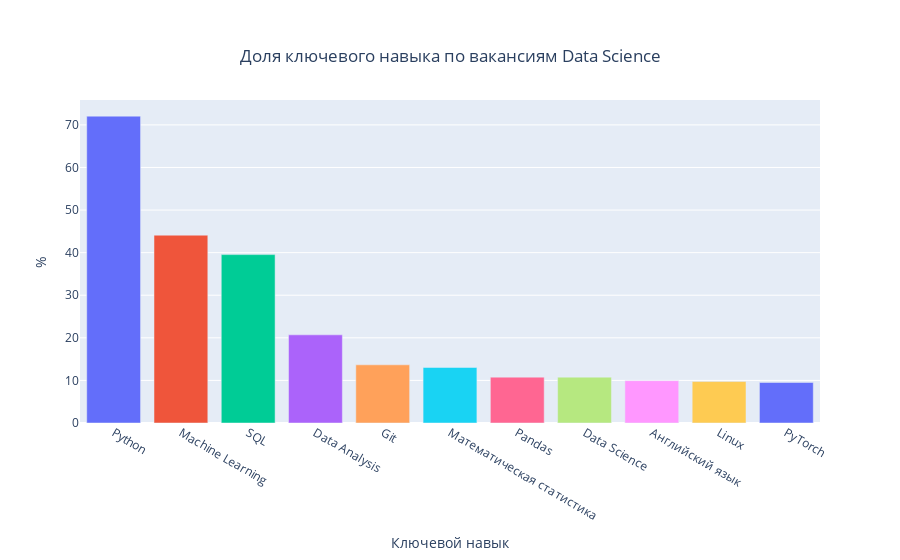

The code cell stored with this chart in its notebook:
### Code cell
# построим график для наглядности
import plotly.express as px

fig = px.bar(
    data_frame=df_keys,
    x = 'Ключевой навык',
    y = '%',
    color = 'Ключевой навык',
    title='Доля ключевого навыка по вакансиям Data Science'
)
fig.update_layout(
    title={
        'x':0.5,
        'xanchor': 'center',
        'yanchor': 'top'
    },
    showlegend = False
)
fig.write_html("plotly/graph_keys.html")
fig.show();

### Figure 1 — Plotly figure (JSON) as saved in the notebook; plotly's stock layout.template omitted (floating-point values rounded to 4 significant figures)
{"data": [{"alignmentgroup": "True", "hovertemplate": "Ключевой навык=%{x}<br>%=%{y}<extra></extra>", "legendgroup": "Python", "marker": {"color": "#636efa", "pattern": {"shape": ""}}, "name": "Python", "offsetgroup": "Python", "orientation": "v", "showlegend": true, "textposition": "auto", "type": "bar", "x": ["Python"], "xaxis": "x", "y": [72.05], "yaxis": "y"}, {"alignmentgroup": "True", "hovertemplate": "Ключевой навык=%{x}<br>%=%{y}<extra></extra>", "legendgroup": "Machine Learning", "marker": {"color": "#EF553B", "pattern": {"shape": ""}}, "name": "Machine Learning", "offsetgroup": "Machine Learning", "orientation": "v", "showlegend": true, "textposition": "auto", "type": "bar", "x": ["Machine Learning"], "xaxis": "x", "y": [44.1], "yaxis": "y"}, {"alignmentgroup": "True", "hovertemplate": "Ключевой навык=%{x}<br>%=%{y}<extra></extra>", "legendgroup": "SQL", "marker": {"color": "#00cc96", "pattern": {"shape": ""}}, "name": "SQL", "offsetgroup": "SQL", "orientation": "v", "showlegend": true, "textposition": "auto", "type": "bar", "x": ["SQL"], "xaxis": "x", "y": [39.54], "yaxis": "y"}, {"alignmentgroup": "True", "hovertemplate": "Ключевой навык=%{x}<br>%=%{y}<extra></extra>", "legendgroup": "Data Analysis", "marker": {"color": "#ab63fa", "pattern": {"shape": ""}}, "name": "Data Analysis", "offsetgroup": "Data Analysis", "orientation": "v", "showlegend": true, "textposition": "auto", "type": "bar", "x": ["Data Analysis"], "xaxis": "x", "y": [20.7], "yaxis": "y"}, {"alignmentgroup": "True", "hovertemplate": "Ключевой навык=%{x}<br>%=%{y}<extra></extra>", "legendgroup": "Git", "marker": {"color": "#FFA15A", "pattern": {"shape": ""}}, "name": "Git", "offsetgroup": "Git", "orientation": "v", "showlegend": true, "textposition": "auto", "type": "bar", "x": ["Git"], "xaxis": "x", "y": [13.66], "yaxis": "y"}, {"alignmentgroup": "True", "hovertemplate": "Ключевой навык=%{x}<br>%=%{y}<extra></extra>", "legendgroup": "Математическая статистика", "marker": {"color": "#19d3f3", "pattern": {"shape": ""}}, "name": "Математическая статистика", "offsetgroup": "Математическая статистика", "orientation": "v", "showlegend": true, "textposition": "auto", "type": "bar", "x": ["Математическая статистика"], "xaxis": "x", "y": [13.04], "yaxis": "y"}, {"alignmentgroup": "True", "hovertemplate": "Ключевой навык=%{x}<br>%=%{y}<extra></extra>", "legendgroup": "Pandas", "marker": {"color": "#FF6692", "pattern": {"shape": ""}}, "name": "Pandas", "offsetgroup": "Pandas", "orientation": "v", "showlegend": true, "textposition": "auto", "type": "bar", "x": ["Pandas"], "xaxis": "x", "y": [10.77], "yaxis": "y"}, {"alignmentgroup": "True", "hovertemplate": "Ключевой навык=%{x}<br>%=%{y}<extra></extra>", "legendgroup": "Data Science", "marker": {"color": "#B6E880", "pattern": {"shape": ""}}, "name": "Data Science", "offsetgroup": "Data Science", "orientation": "v", "showlegend": true, "textposition": "auto", "type": "bar", "x": ["Data Science"], "xaxis": "x", "y": [10.77], "yaxis": "y"}, {"alignmentgroup": "True", "hovertemplate": "Ключевой навык=%{x}<br>%=%{y}<extra></extra>", "legendgroup": "Английский язык", "marker": {"color": "#FF97FF", "pattern": {"shape": ""}}, "name": "Английский язык", "offsetgroup": "Английский язык", "orientation": "v", "showlegend": true, "textposition": "auto", "type": "bar", "x": ["Английский язык"], "xaxis": "x", "y": [9.94], "yaxis": "y"}, {"alignmentgroup": "True", "hovertemplate": "Ключевой навык=%{x}<br>%=%{y}<extra></extra>", "legendgroup": "Linux", "marker": {"color": "#FECB52", "pattern": {"shape": ""}}, "name": "Linux", "offsetgroup": "Linux", "orientation": "v", "showlegend": true, "textposition": "auto", "type": "bar", "x": ["Linux"], "xaxis": "x", "y": [9.73], "yaxis": "y"}, {"alignmentgroup": "True", "hovertemplate": "Ключевой навык=%{x}<br>%=%{y}<extra></extra>", "legendgroup": "PyTorch", "marker": {"color": "#636efa", "pattern": {"shape": ""}}, "name": "PyTorch", "offsetgroup": "PyTorch", "orientation": "v", "showlegend": true, "textposition": "auto", "type": "bar", "x": ["PyTorch"], "xaxis": "x", "y": [9.52], "yaxis": "y"}], "layout": {"barmode": "relative", "legend": {"title": {"text": "Ключевой навык"}, "tracegroupgap": 0}, "showlegend": false, "title": {"text": "Доля ключевого навыка по вакансиям Data Science", "x": 0.5, "xanchor": "center", "yanchor": "top"}, "xaxis": {"anchor": "y", "categoryarray": ["Python", "Machine Learning", "SQL", "Data Analysis", "Git", "Математическая статистика", "Pandas", "Data Science", "Английский язык", "Linux", "PyTorch"], "categoryorder": "array", "domain": [0, 1], "title": {"text": "Ключевой навык"}}, "yaxis": {"anchor": "x", "domain": [0, 1], "title": {"text": "%"}}}}
